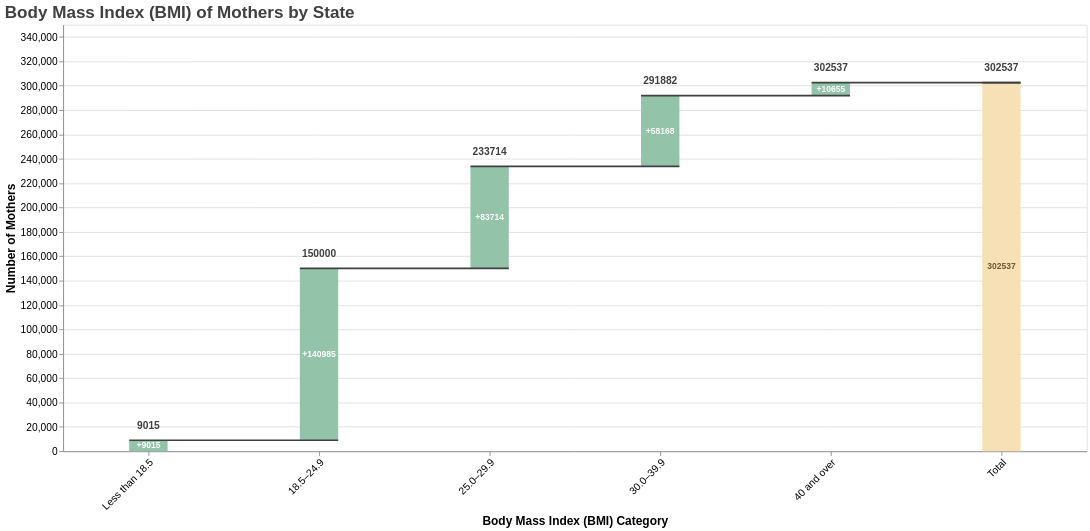

The Vega-Lite source for this figure:
### Vega-Lite specification from a JSON file in a GitHub repository (floating-point values rounded to 4 significant figures)
{"$schema": "https://vega.github.io/schema/vega-lite/v5.json", "width": 1200, "height": 500, "title": {"text": "Body Mass Index (BMI) of Mothers by State", "fontSize": 20, "fontWeight": "bold", "anchor": "start", "color": "#404040"}, "background": null, "params": [{"name": "state", "value": "Australia", "bind": {"input": "select", "options": ["Australia", "NSW", "Vic", "Qld", "WA", "SA", "Tas", "ACT", "NT"], "labels": ["Australia", "NSW", "Victoria", "Queensland", "Western Australia", "South Australia", "Tasmania", "Australian Capital Territory", "Northern Territory"], "name": "Select State"}}], "data": {"values": [{"label": "Less than 18.5", "NSW": 3379, "Vic": 1646, "Qld": 2506, "WA": 749, "SA": 353, "Tas": 140, "ACT": 113, "NT": 129, "Australia": 9015}, {"label": "18.5–24.9", "NSW": 48073, "Vic": 35530, "Qld": 28608, "WA": 14390, "SA": 7940, "Tas": 2467, "ACT": 2560, "NT": 1417, "Australia": 140985}, {"label": "25.0–29.9", "NSW": 24729, "Vic": 22800, "Qld": 15987, "WA": 10258, "SA": 5665, "Tas": 1615, "ACT": 1652, "NT": 1008, "Australia": 83714}, {"label": "30.0–39.9", "NSW": 16080, "Vic": 15064, "Qld": 12369, "WA": 7247, "SA": 4256, "Tas": 1267, "ACT": 1131, "NT": 754, "Australia": 58168}, {"label": "40 and over", "NSW": 2845, "Vic": 2737, "Qld": 2464, "WA": 1024, "SA": 892, "Tas": 311, "ACT": 277, "NT": 105, "Australia": 10655}, {"label": "Total", "NSW": 0, "Vic": 0, "Qld": 0, "WA": 0, "SA": 0, "Tas": 0, "ACT": 0, "NT": 0, "Australia": 0}]}, "transform": [{"calculate": "datum[state]", "as": "amount"}, {"window": [{"op": "sum", "field": "amount", "as": "cumulative_sum"}]}, {"window": [{"op": "max", "field": "cumulative_sum", "as": "total_sum"}]}, {"calculate": "datum.label === 'Total' ? 0 : datum.cumulative_sum - datum.amount", "as": "previous_sum"}, {"calculate": "datum.label === 'Total' ? datum.total_sum : datum.cumulative_sum", "as": "sum"}, {"calculate": "datum.label === 'Total' ? datum.total_sum : datum.amount", "as": "amount"}, {"calculate": "datum.label !== 'Total' && datum.amount > 0 ? '+' + datum.amount : datum.amount", "as": "text_amount"}, {"calculate": "(datum.sum + datum.previous_sum) / 2", "as": "center"}, {"calculate": "state == 'NSW' ? '#E69F00' : state == 'Vic' ? '#56B4E9' : state == 'Qld' ? '#009E73' : state == 'WA' ? '#F0E442' : state == 'SA' ? '#0072B2' : state == 'Tas' ? '#D55E00' : state == 'ACT' ? '#CC79A7' : state == 'NT' ? '#999999' : '#93c4aa'", "as": "state_color"}, {"window": [{"op": "lead", "field": "label", "as": "lead"}]}, {"calculate": "datum.lead === null ? datum.label : datum.lead", "as": "lead"}, {"calculate": "datum.previous_sum > 0 ? (datum.cumulative_sum - datum.previous_sum) / datum.previous_sum * 100 : 0", "as": "percentage_increase"}], "encoding": {"x": {"field": "label", "type": "ordinal", "axis": {"labelAngle": -45, "title": "Body Mass Index (BMI) Category", "labelFontSize": 12, "titleFontSize": 14}, "sort": ["Less than 18.5", "18.5–24.9", "25.0–29.9", "30.0–39.9", "40 and over", "Total"]}}, "layer": [{"mark": {"type": "bar", "size": 45}, "encoding": {"y": {"field": "previous_sum", "type": "quantitative", "title": "Number of Mothers", "axis": {"labelFontSize": 12, "titleFontSize": 14}}, "y2": {"field": "sum"}, "color": {"condition": [{"test": "datum.label === 'Total'", "value": "#f7e0b6"}], "value": {"expr": "datum.state_color"}}, "tooltip": [{"field": "label", "type": "nominal", "title": "BMI Category"}, {"field": "amount", "type": "quantitative", "title": "Number of People"}, {"field": "sum", "type": "quantitative", "title": "Cumulative Sum"}, {"field": "percentage_increase", "type": "quantitative", "title": "Percentage Increase (%)", "format": ".2f"}]}}, {"mark": {"type": "rule", "color": "#404040", "opacity": 1, "strokeWidth": 2, "xOffset": -22.5, "x2Offset": 22.5}, "encoding": {"x": {"field": "label"}, "x2": {"field": "lead"}, "y": {"field": "sum", "type": "quantitative"}, "tooltip": [{"field": "label", "type": "nominal", "title": "BMI Category"}, {"field": "amount", "type": "quantitative", "title": "Number of People"}, {"field": "sum", "type": "quantitative", "title": "Cumulative Sum"}, {"field": "percentage_increase", "type": "quantitative", "title": "Percentage Increase (%)", "format": ".2f"}]}}, {"mark": {"type": "text", "dy": {"expr": "datum.amount >= 0 ? -10 : 15"}, "baseline": {"expr": "datum.amount >= 0 ? 'bottom' : 'top'"}, "fontWeight": "bold", "color": "#404040", "fontSize": 12}, "encoding": {"x": {"field": "label"}, "y": {"field": "sum", "type": "quantitative"}, "text": {"field": "sum", "type": "quantitative"}, "tooltip": [{"field": "label", "type": "nominal", "title": "BMI Category"}, {"field": "amount", "type": "quantitative", "title": "Number of People"}, {"field": "sum", "type": "quantitative", "title": "Cumulative Sum"}, {"field": "percentage_increase", "type": "quantitative", "title": "Percentage Increase (%)", "format": ".2f"}]}}, {"mark": {"type": "text", "fontWeight": "bold", "baseline": "middle", "fontSize": 10}, "encoding": {"x": {"field": "label"}, "y": {"field": "center", "type": "quantitative"}, "text": {"field": "text_amount", "type": "nominal"}, "color": {"condition": [{"test": "datum.label === 'Total'", "value": "#725a30"}], "value": "white"}, "tooltip": [{"field": "label", "type": "nominal", "title": "BMI Category"}, {"field": "amount", "type": "quantitative", "title": "Number of People"}, {"field": "sum", "type": "quantitative", "title": "Cumulative Sum"}, {"field": "percentage_increase", "type": "quantitative", "title": "Percentage Increase (%)", "format": ".2f"}]}}], "config": {"axis": {"labelFontSize": 12, "titleFontSize": 14}, "title": {"fontSize": 20, "fontWeight": "bold", "anchor": "start", "color": "#404040"}, "text": {"fontWeight": "bold", "color": "#404040"}}}
